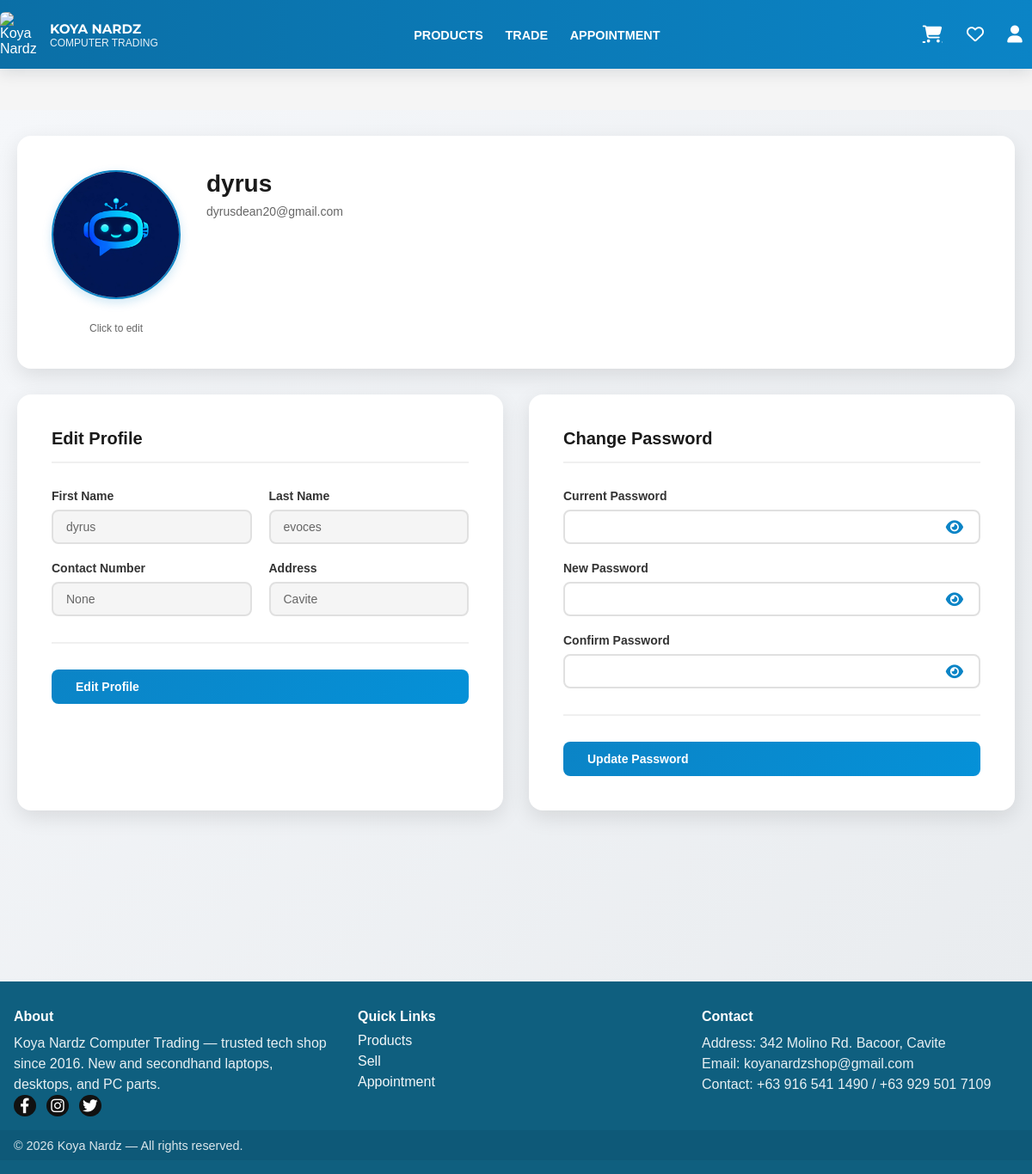
The app's page /profile/ (signed in), older data.
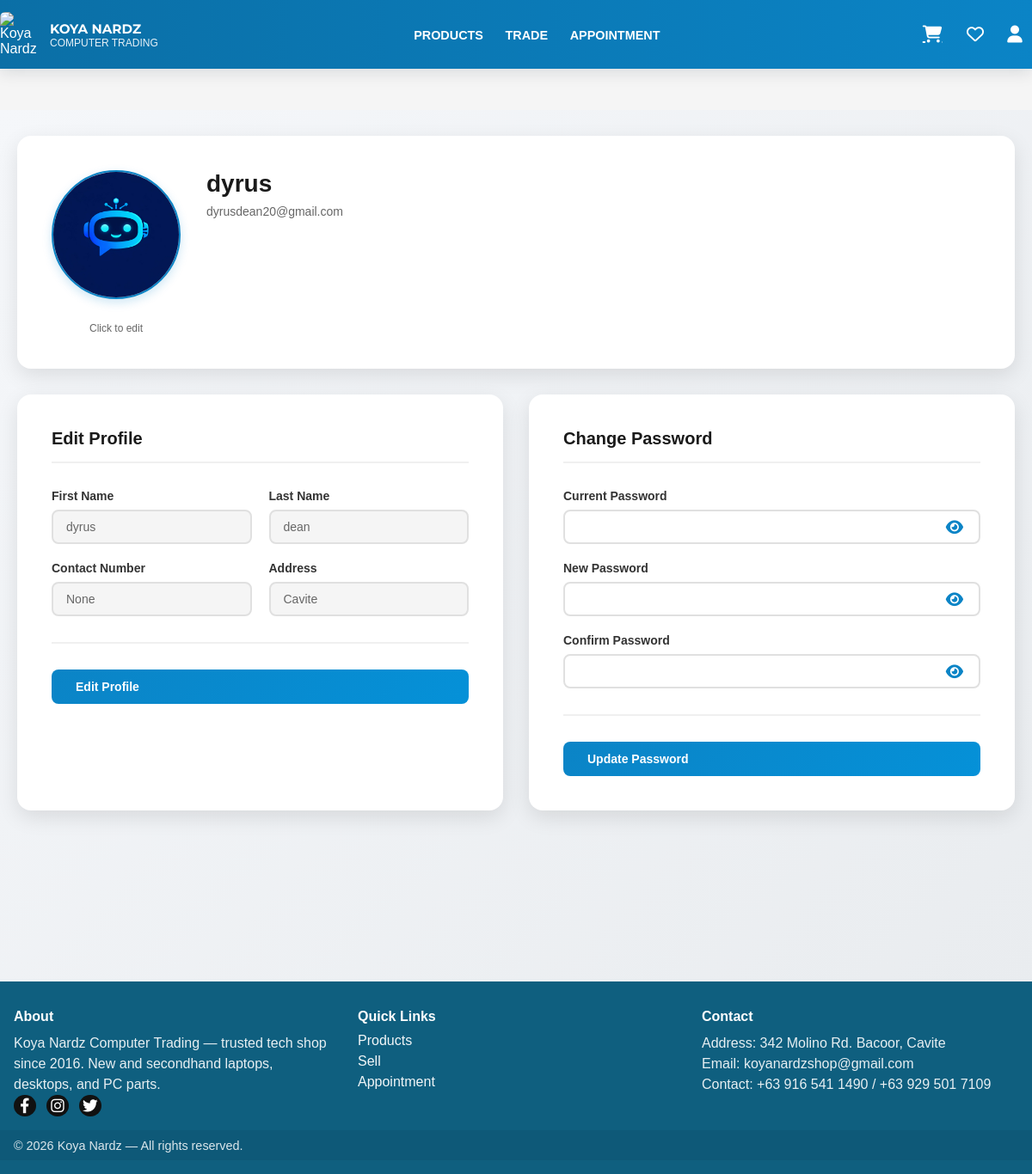
The same page, newer data.
### app/models.py (models this page shows, shortened)
class CustomUser(AbstractUser):
    email = models.EmailField(unique=True)
    contact = models.CharField(max_length=15, null=True, blank=True)
    address = models.TextField(null=True, blank=True)
    avatar = models.ImageField(upload_to='avatars/', null=True, blank=True, default='avatars/user_default.png')
    is_oauth_pending = models.BooleanField(default=False, help_text="True if account created via OAuth but profile not completed")
    botpress_user_key = models.TextField(null=True, blank=True, help_text="Cached Botpress chat API user key")
    USERNAME_FIELD = ("email")
    REQUIRED_FIELDS = ["username"]

### app/views.py (the view, shortened to what this page needs)
# urls.py: path('profile/', views.user_profile, name='profile'),
@login_required
def user_profile(request):
    profile_form = ProfileForm(instance=request.user)
    password_form = PasswordChangeForm(request.user)
    return render(request, 'app/account/profile.html', {
        'profile_form': profile_form,
        'password_form': password_form,
    })

### app/forms.py
class ProfileForm(forms.ModelForm):
    class Meta:
        model = CustomUser
        fields = ['avatar', 'first_name', 'last_name', 'contact', 'address']
        widgets = {
            'avatar': forms.ClearableFileInput(attrs={
                'class': 'form-control',
                'accept': 'image/*'
            }),
            'first_name': forms.TextInput(attrs={
                'class': 'form-control',
                'placeholder': 'First Name'
            }),
            'last_name': forms.TextInput(attrs={
                'class': 'form-control',
                'placeholder': 'Last Name'
            }),
            'contact': forms.TextInput(attrs={
                'class': 'form-control',
                'placeholder': 'Contact Number'
            }),
            'address': forms.Textarea(attrs={
                'class': 'form-control',
                'placeholder': 'Address',
                'rows': 3
            }),
        }

### app/context_processors.py (called while the page is built, shortened)
def favorites_context(request):
    favorites_list = []
    products = Product.objects.none()
    if request.user.is_authenticated:
        favorites = Favorite.objects.filter(user=request.user).values_list('favorite_product_id', flat=True)
        favorites_list = [str(f) for f in favorites]
        products = Product.objects.filter(id__in=favorites)
    cart = request.session.get('cart', {})
    cart_count = sum(item.get('quantity', 0) for item in cart.values())
    return {
        'products_favorite': products,
        'favorites': favorites_list,  # Also provide the raw list for template checks
        'cart_count': cart_count
    }

### app/templates/app/account/profile.html (shortened to what this page needs)
{% extends 'app/navigation.html' %}
{% load static %}
{% block content %}
<div class="profilepage">
  <div class="profile-container">
    <div class="profile-header">
      <div class="profile-avatar">
        <img id="profileHeaderAvatar" src="{% if user.avatar %}{{ user.avatar.url }}{% else %}{% static 'images/icon/user_default.png' %}{% endif %}" alt="User Avatar" class="avatar-image" style="cursor: pointer;">
        <p style="font-size: 12px; color: #666; margin-top: 8px; text-align: center; cursor: pointer;" id="editAvatarText">Click to edit</p>
      </div>
      <div class="profile-header-content">
        <h1>{{ user.first_name|default:user.username }}</h1>
        <p>{{ user.email }}</p>
      </div>
    </div>
    <div class="profile-sections">
      <div class="profile-form-section">
        <h2 class="section-title">Edit Profile</h2>
        <form method="POST" enctype="multipart/form-data" id="profileForm">
          <div class="form-grid">
            <div class="form-row">
              <div class="form-group">
                <label for="id_first_name">First Name</label>
                <input type="text" id="id_first_name" name="first_name" value="{{ user.first_name }}" disabled>
              </div>
              <div class="form-group">
                <label for="id_last_name">Last Name</label>
                <input type="text" id="id_last_name" name="last_name" value="{{ user.last_name }}" disabled>
              </div>
            </div>
            <div class="form-row">
              <div class="form-group">
                <label for="id_contact">Contact Number</label>
                <input type="tel" id="id_contact" name="contact" value="{{ user.contact }}" disabled>
              </div>
              <div class="form-group">
                <label for="id_address">Address</label>
                <input type="text" id="id_address" name="address" value="{{ user.address }}" disabled>
              </div>
            </div>
          </div>
          <div class="button-group">
            <button id="editBtn" type="button" class="btn-primary">Edit Profile</button>
          </div>
        </form>
      </div>
      <div class="profile-form-section">
        <h2 class="section-title">Change Password</h2>
        <form method="POST" enctype="multipart/form-data" id="passwordForm">
          <div class="form-grid">
            <div class="form-group password-field">
              <label for="id_old_password">Current Password</label>
              <div class="password-input-wrapper">
                <input type="password" id="id_old_password" name="old_password" required>
                <button type="button" class="toggle-password-btn" data-target="id_old_password">
                  <i class="fa-solid fa-eye"></i>
                </button>
              </div>
            </div>
            <div class="form-group password-field">
              <label for="id_new_password1">New Password</label>
              <div class="password-input-wrapper">
                <input type="password" id="id_new_password1" name="new_password1" required>
                <button type="button" class="toggle-password-btn" data-target="id_new_password1">
                  <i class="fa-solid fa-eye"></i>
                </button>
              </div>
            </div>
            <div class="form-group password-field">
              <label for="id_new_password2">Confirm Password</label>
              <div class="password-input-wrapper">
                <input type="password" id="id_new_password2" name="new_password2" required>
                <button type="button" class="toggle-password-btn" data-target="id_new_password2">
                  <i class="fa-solid fa-eye"></i>
                </button>
              </div>
            </div>
          </div>
          <div class="button-group">
            <button type="submit" name="change_password" class="btn-primary">Update Password</button>
          </div>
        </form>
      </div>
    </div>
  </div>
</div>
{% endblock content %}

### app/templates/app/navigation.html (shortened to what this page needs)
{% load static %}
<!DOCTYPE html>
<html lang="en">
<head>
    <link rel="stylesheet" href="{% static 'css/style.css' %}">
    <link rel="stylesheet" href="https://cdnjs.cloudflare.com/ajax/libs/font-awesome/6.4.0/css/all.min.css" />
    <link href='https://cdn.jsdelivr.net/npm/fullcalendar@6.1.8/index.global.min.css' rel='stylesheet' />
</head>
<body data-cart-count="{{ cart_count }}">
    <header class="site-header">
        <div class="header-inner container">
            <a class="brand-link" href="{% url 'home' %}">
                <img src="{% static 'images/LOGO.png' %}" alt="Koya Nardz" class="brand-logo">
                <div class="brand-text">
                    <span class="brand-title">Koya Nardz</span>
                    <small class="brand-sub">Computer Trading</small>
                </div>
            </a>
            <nav class="main-nav" aria-label="Primary navigation" style="text-transform: uppercase;">
                <ul class="nav-list" style="text-transform: uppercase;">
                    <li><a href="{% url 'product' %}"><span>Products</span></a></li>
                    <li class="has-sub">
                        <a href="{% url 'selling_information' %}"><span>Trade</span></a>
                    </li>
                    <li><a href="{% url 'my_appointment' %}"><span>Appointment</span></a></li>
                </ul>
            </nav>
            <div class="header-actions">
                <a class="action-btn cart-btn" href="{% url 'cart' %}" title="Cart">
                    <i class="fa-solid fa-cart-shopping" aria-hidden="true"></i>
                </a>
                <div class="dropdown favorite-dropdown">
                    <button id="favToggle" class="action-btn" aria-haspopup="true" aria-expanded="false"><i class="fa-regular fa-heart" aria-hidden="true"></i></button>
                </div>
                <div class="dropdown user-dropdown">
                    {% if user.is_authenticated %}
                        <button id="userToggle" class="action-btn user-btn">
                            <i class="fa-solid fa-user" aria-hidden="true"></i>
                        </button>
                    {% else %}
                        <a class="action-btn" href="{% url 'login' %}"><i class="fa-solid fa-right-to-bracket" aria-hidden="true"></i></a>
                    {% endif %}
                </div>
            </div>
        </div>
    </header>
    <main class="content-wrapper" style="background-color: whitesmoke;">{% block content %}{% endblock %}</main>
    <footer class="site-footer">
        <div class="footer-inner container">
            <div class="footer-col footer-about">
                <h4>About</h4>
                <p>Koya Nardz Computer Trading — trusted tech shop since 2016. New and secondhand laptops, desktops, and PC parts.</p>
                <div class="socials">
                    <a href="https://www.facebook.com/KOYANARDZGAMIN?log_join_id=94609efe-f6a2-435e-bff9-cbee4b2df289" class="social" aria-label="Facebook"><i class="fab fa-facebook-f" aria-hidden="true"></i></a>
                    <a href="instagram://user/?username=knctrading&igsh=MTBnZ2Z2eTdyemxzbw%3D%3D" class="social" aria-label="Instagram"><i class="fab fa-instagram" aria-hidden="true"></i></a>
                    <a href="#" class="social" aria-label="Twitter"><i class="fab fa-twitter" aria-hidden="true"></i></a>
                </div>
            </div>
            <div class="footer-col footer-links">
                <h4>Quick Links</h4>
                <ul>
                    <li><a href="{% url 'product' %}">Products</a></li>
                    <li><a href="{% url 'selling' %}">Sell</a></li>
                    <li><a href="{% url 'my_appointment' %}">Appointment</a></li>
                </ul>
            </div>
            <div class="footer-col footer-contact">
                <h4>Contact</h4>
                <p>Address: 342 Molino Rd. Bacoor, Cavite</p>
                <p>Email: koyanardzshop@gmail.com</p>
                <p>Contact: +63 916 541 1490 / +63 929 501 7109</p>
            </div>
        </div>
        <div class="footer-bottom">
            <div class="container">© {% now "Y" %} Koya Nardz — All rights reserved.</div>
        </div>
    </footer>
</body>
</html>

### app/templates/app/account/profile.html (style rules this page uses)
.profilepage { padding: 30px 20px 1000px 20px; background: linear-gradient(135deg, #f5f7fa 0%, #e9ecef 100%); min-height: 100vh; }
.profile-container { max-width: 1200px; margin: 0 auto; }
.profile-header { background: white; border-radius: 16px; padding: 40px; margin-bottom: 30px; box-shadow: 0 8px 24px rgba(0, 0, 0, 0.1); display: grid; grid-template-columns: 150px 1fr; gap: 30px; align-items: start; }
.profile-avatar { text-align: center; }
.avatar-image { width: 150px; height: 150px; border-radius: 50%; object-fit: cover; background: linear-gradient(135deg, #f5f7fa 0%, #c3cfe2 100%); border: 2px solid #0b84c6; margin-bottom: 15px; box-shadow: 0 4px 12px rgba(11, 132, 198, 0.2); }
.profile-header-content h1 { font-size: 28px; color: #1a1a1a; margin: 0 0 8px 0; font-weight: 700; }
.profile-header-content p { color: #666; margin: 0; font-size: 14px; }
.profile-sections { display: grid; grid-template-columns: 1fr 1fr; gap: 30px; }
.profile-form-section { background: white; border-radius: 16px; padding: 40px; box-shadow: 0 8px 24px rgba(0, 0, 0, 0.1); }
.section-title { font-size: 20px; font-weight: 700; color: #1a1a1a; margin-bottom: 30px; padding-bottom: 15px; border-bottom: 2px solid #f0f0f0; }
.form-grid { display: flex; flex-direction: column; gap: 20px; margin-bottom: 30px; }
.form-row { display: grid; grid-template-columns: 1fr 1fr; gap: 20px; }
.form-group { display: flex; flex-direction: column; }
.form-group label { font-weight: 600; color: #333; margin-bottom: 8px; font-size: 14px; }
.form-group input, .form-group textarea { padding: 12px 15px; border: 2px solid #e0e0e0; border-radius: 8px; font-size: 14px; font-family: inherit; transition: all 0.3s ease; }
.form-group input:disabled { background: #f5f5f5; color: #666; cursor: not-allowed; }
.password-input-wrapper { position: relative; display: flex; align-items: center; }
.password-input-wrapper input { flex: 1; padding-right: 45px; }
.toggle-password-btn { position: absolute; right: 12px; background: none; border: none; cursor: pointer; color: #0b84c6; font-size: 18px; padding: 8px; transition: all 0.2s ease; display: flex; align-items: center; justify-content: center; }
.button-group { display: flex; gap: 12px; margin-top: 30px; padding-top: 30px; border-top: 2px solid #f0f0f0; }
.button-group button { padding: 12px 28px; border: none; border-radius: 8px; font-weight: 600; font-size: 14px; cursor: pointer; transition: all 0.3s ease; }
.btn-primary { background: linear-gradient(135deg, #0b84c6 0%, #0591d8 100%); color: white; flex: 1; }

Row changes from the older to the newer data that the page shows:
changed CustomUser "dyrus": last_name "evoces" → "dean"
